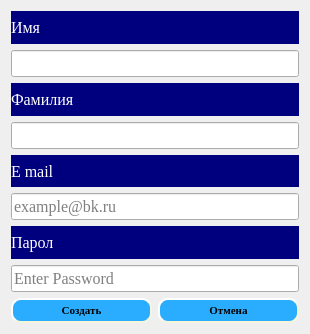
<?xml version="1.0" encoding="UTF-8"?>
<ui version="4.0">
 <class>Register</class>
 <widget class="QWidget" name="Register">
  <property name="geometry">
   <rect>
    <x>0</x>
    <y>0</y>
    <width>310</width>
    <height>334</height>
   </rect>
  </property>
  <property name="font">
   <font>
    <family>Times New Roman</family>
    <pointsize>12</pointsize>
   </font>
  </property>
  <property name="windowTitle">
   <string>Окно Регистрация</string>
  </property>
  <property name="styleSheet">
   <string notr="true">
.QLabel
{
	background-color: rgb(0, 0, 127);
	color: rgb(255, 255, 255);
}
.QPushButton
{
   
	background-color: rgb(42, 173, 255);
	color: rgb(0, 0, 0);
    border-style: outset;
    border-width: 2px;
    border-radius: 10px;
    border-color: beige;
    font: bold 11px;
    min-width: 8em;
    padding: 4px;
}
.QPushButton:hover
{
   border-style: outset;
    border-width: 3px;
    border-radius: 12px;
	background-color: rgb(255, 255, 255);
}
.QPushButton:pressed
{
background-color: rgb(255, 0, 0);
}</string>
  </property>
  <layout class="QGridLayout" name="gridLayout_3">
   <item row="0" column="0">
    <layout class="QGridLayout" name="gridLayout">
     <item row="0" column="0">
      <widget class="QLabel" name="label">
       <property name="font">
        <font>
         <family>Times New Roman</family>
         <pointsize>12</pointsize>
        </font>
       </property>
       <property name="text">
        <string>Имя</string>
       </property>
      </widget>
     </item>
     <item row="1" column="0">
      <widget class="QLineEdit" name="nameEdit"/>
     </item>
    </layout>
   </item>
   <item row="1" column="0">
    <layout class="QVBoxLayout" name="verticalLayout_2">
     <item>
      <widget class="QLabel" name="label_2">
       <property name="font">
        <font>
         <family>Times New Roman</family>
         <pointsize>12</pointsize>
        </font>
       </property>
       <property name="text">
        <string>Фамилия</string>
       </property>
      </widget>
     </item>
     <item>
      <widget class="QLineEdit" name="snameEdit"/>
     </item>
    </layout>
   </item>
   <item row="2" column="0">
    <layout class="QVBoxLayout" name="verticalLayout_3">
     <item>
      <widget class="QLabel" name="label_3">
       <property name="font">
        <font>
         <family>Times New Roman</family>
         <pointsize>12</pointsize>
        </font>
       </property>
       <property name="text">
        <string>E mail</string>
       </property>
      </widget>
     </item>
     <item>
      <widget class="QLineEdit" name="mailEdit">
       <property name="placeholderText">
        <string>example@bk.ru</string>
       </property>
      </widget>
     </item>
    </layout>
   </item>
   <item row="3" column="0">
    <layout class="QGridLayout" name="gridLayout_2">
     <item row="0" column="0">
      <widget class="QLabel" name="label_4">
       <property name="font">
        <font>
         <family>Times New Roman</family>
         <pointsize>12</pointsize>
        </font>
       </property>
       <property name="text">
        <string>Парол</string>
       </property>
      </widget>
     </item>
     <item row="1" column="0">
      <widget class="QLineEdit" name="pasEdit">
       <property name="inputMask">
        <string/>
       </property>
       <property name="echoMode">
        <enum>QLineEdit::Password</enum>
       </property>
       <property name="placeholderText">
        <string>Enter Password</string>
       </property>
      </widget>
     </item>
    </layout>
   </item>
   <item row="4" column="0">
    <layout class="QHBoxLayout" name="horizontalLayout">
     <item>
      <widget class="QPushButton" name="pushButton">
       <property name="text">
        <string>Создать</string>
       </property>
      </widget>
     </item>
     <item>
      <widget class="QPushButton" name="pushButton_2">
       <property name="text">
        <string>Отмена</string>
       </property>
      </widget>
     </item>
    </layout>
   </item>
  </layout>
 </widget>
 <resources/>
 <connections/>
</ui>
